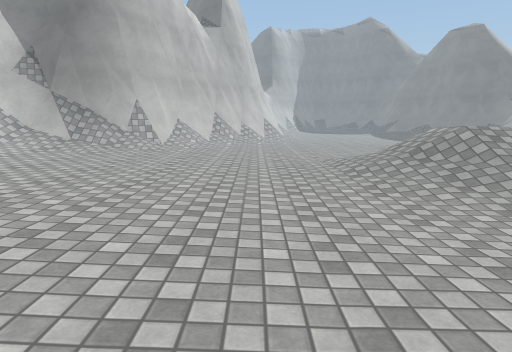
[1] (above)

17 first-person views from a walk through a 3-D level made in the Unity game engine. The camera is 1.3 m above the floor, tilts 10° down and sees 75° across. The floor is counted in squares, 1 m on a side. Each view is taken from the middle of a square. On the plan, view 1 faces up. The plan holds only what a view shows up to about 14 squares ahead; the rest is blank. The place goes on beyond the plan. Surface patterns are stand-ins for the level's own textures.

[2]
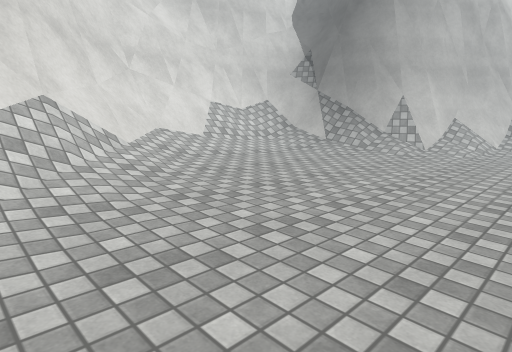

[3]
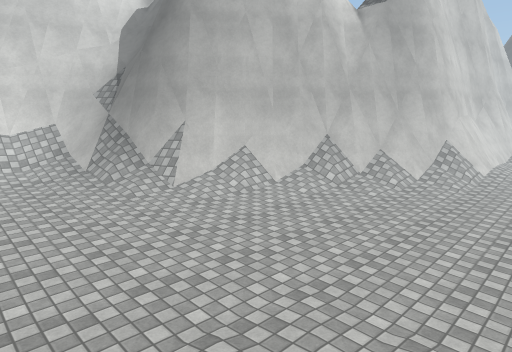

[4]
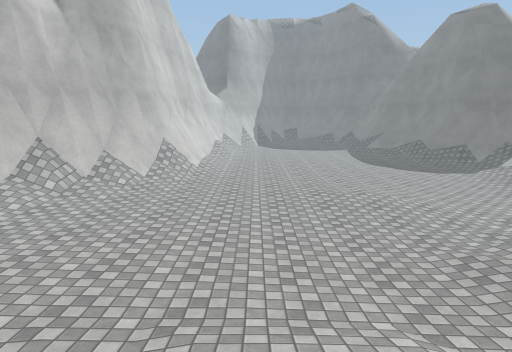

[5]
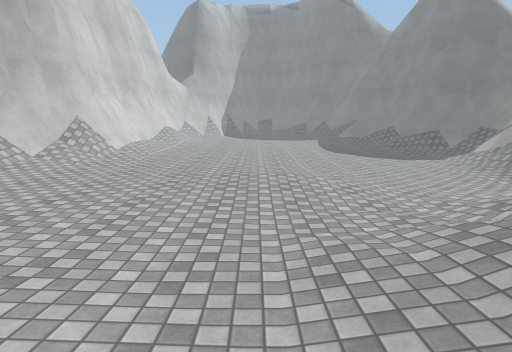

[6]
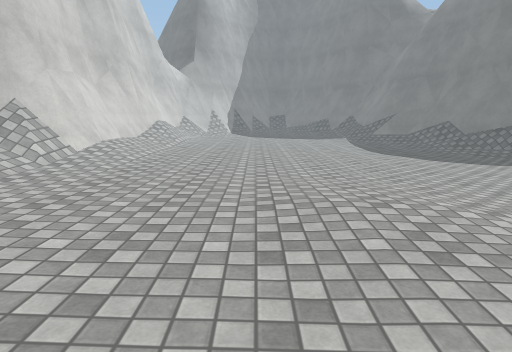

[7]
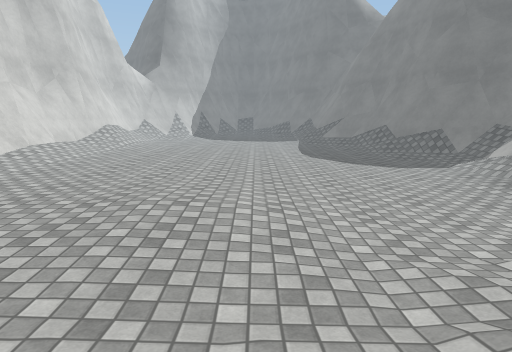

[8]
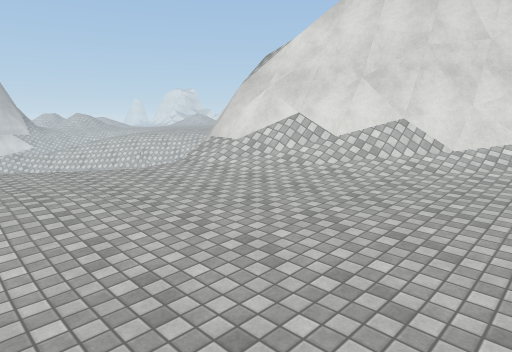

[9]
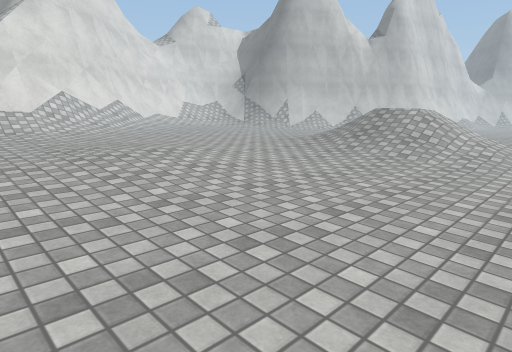

[10]
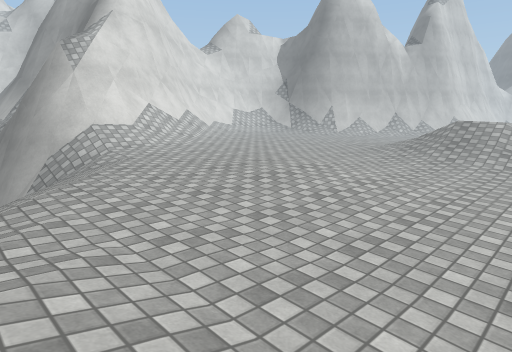

[11]
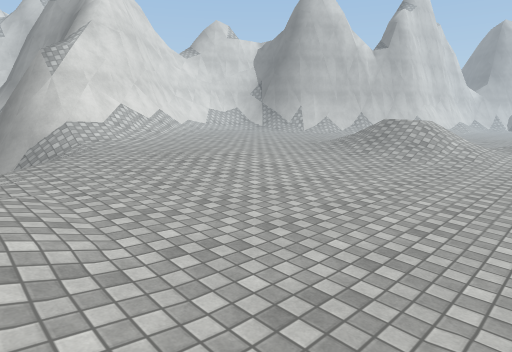

[12]
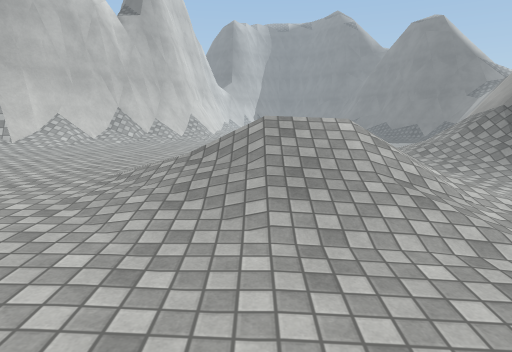

[13]
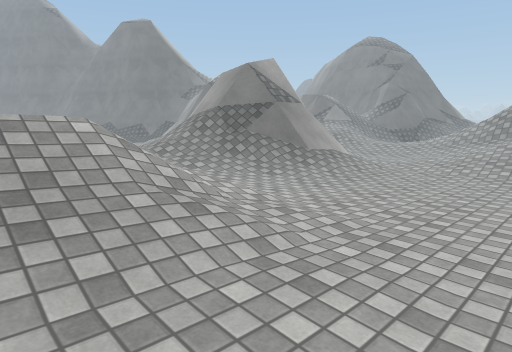

[14]
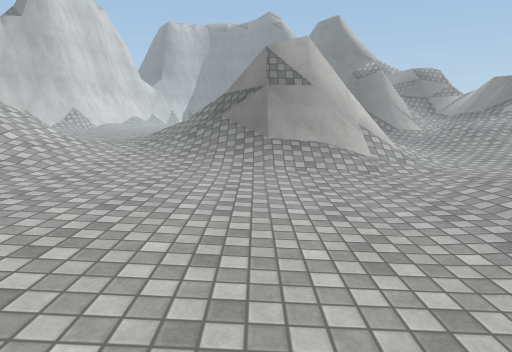

[15]
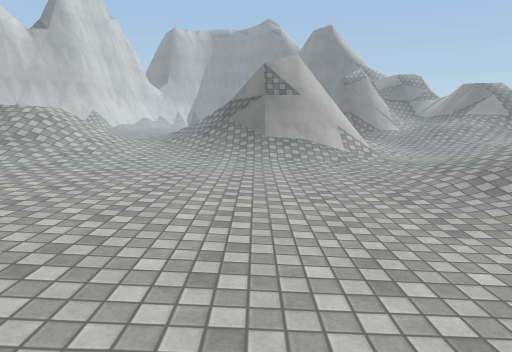

[16]
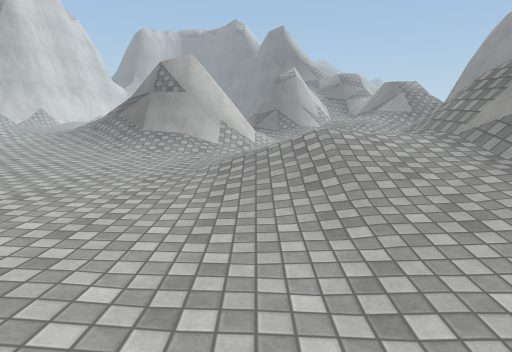

[17]
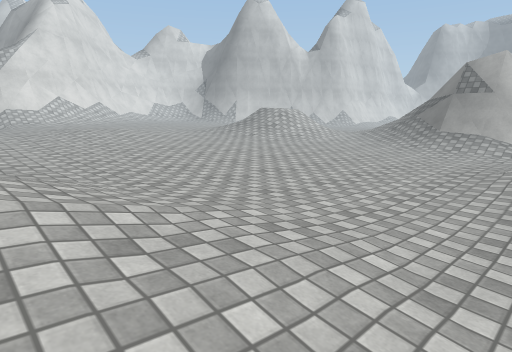

### Floor plan
Key: @ floor where view 1 was taken; # wall or solid block; . main floor; : floor 0.25 m higher than the main floor; - floor 0.25 m lower than the main floor; + floor 0.5 m higher than the main floor; _ floor 0.5 m lower than the main floor; * floor 0.75 m higher than the main floor; / step, stairs or slope; = window, fence, low wall or low ledge; O other object.
Columns run from 11 left of view 1 to 23 right of it. Each row starts with its distance up from view 1.
 30             #=/......-----___
 29             #=/......-----___//O=
 28             #=/......-----___//O
 27             #=/......-----___/=
 26            ##=/......-----__-/
 25            #==:......-----__-/
 24           ##///.......----__//
 23          ###//........----__//
 22         ###=//.........---__-
 21         ##=/::.........---__
 20         #///:..........----
 19        ##//:::.........---
 18       ###//:::.........///
 17      ##=//::::........./
 16     ###=/+::::........//==
 15  #####/=/+:::::......// =#
 14 ##==////++::::::.....///=#   #= -//
 13 #===////++::::::::..:///=#####= _-/
 12 #=///*+++++:::://///.////#####=/_-.
 11 #=//*++++++:::/    /:.//=###=O/__-.
 10 #=//*+++++++:+/// ///..//====//__-.
  9 ##//**++++++++/// ///.../////----
  8  #=/**++++++++////////..--------
  7  #=/**+++++++++//////..--------/
  6  ##=/**++++++:+//////..----_-///
  5   ###/*++++++::::::....----_-///
  4   ##=//*+++++:::::.....------///*++
  3    ##///++++++:::.......-----/////+
  2     ##//*++++++:::......-----//////
  1     ##///+++++++::......----__/////
  0      ##//++@++++::......----___-//
 -1      ##=/*++++++::......-----____-
 -2       #=/*++++++::.......-----___
 -3     # #=///++++:::........./--_
 -4    =# #=////++::::.........///-
 -5    ####==  //+:::::....///////
 -6             //:::+///.    /////
 -7                 /////: /

Where each view was taken, in squares from view 1:
view 1: 0 up, 0 right, facing up
view 2: 2 up, 0 right, facing up-left
view 3: 9 up, 5 right, facing up-left
view 4: 9 up, 5 right, facing up
view 5: 11 up, 8 right, facing up
view 6: 16 up, 7 right, facing up
view 7: 15 up, 10 right, facing up
view 8: 8 up, 4 right, facing down-left
view 9: 4 down, 11 right, facing up-left
view 10: 7 down, 9 right, facing up-left
view 11: 7 down, 12 right, facing up-left
view 12: 2 up, 5 right, facing up
view 13: 3 up, 5 right, facing up-right
view 14: 0 up, 14 right, facing up
view 15: 3 down, 14 right, facing up
view 16: 4 down, 19 right, facing up
view 17: 6 down, 19 right, facing up-left
